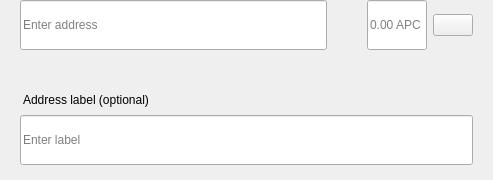
<?xml version="1.0" encoding="UTF-8"?>
<ui version="4.0">
 <class>SendMultiRow</class>
 <widget class="QWidget" name="SendMultiRow">
  <property name="geometry">
   <rect>
    <x>0</x>
    <y>0</y>
    <width>493</width>
    <height>180</height>
   </rect>
  </property>
  <property name="minimumSize">
   <size>
    <width>0</width>
    <height>0</height>
   </size>
  </property>
  <property name="maximumSize">
   <size>
    <width>16777215</width>
    <height>16777215</height>
   </size>
  </property>
  <property name="windowTitle">
   <string>Form</string>
  </property>
  <layout class="QVBoxLayout" name="verticalLayout_3">
   <property name="spacing">
    <number>0</number>
   </property>
   <property name="leftMargin">
    <number>0</number>
   </property>
   <property name="topMargin">
    <number>0</number>
   </property>
   <property name="rightMargin">
    <number>20</number>
   </property>
   <property name="bottomMargin">
    <number>5</number>
   </property>
   <item alignment="Qt::AlignTop">
    <widget class="QWidget" name="widget" native="true">
     <property name="sizePolicy">
      <sizepolicy hsizetype="Expanding" vsizetype="Maximum">
       <horstretch>0</horstretch>
       <verstretch>0</verstretch>
      </sizepolicy>
     </property>
     <property name="minimumSize">
      <size>
       <width>0</width>
       <height>60</height>
      </size>
     </property>
     <property name="maximumSize">
      <size>
       <width>16777215</width>
       <height>85</height>
      </size>
     </property>
     <layout class="QHBoxLayout" name="horizontalLayout" stretch="6,0,2">
      <property name="spacing">
       <number>0</number>
      </property>
      <property name="leftMargin">
       <number>8</number>
      </property>
      <property name="topMargin">
       <number>0</number>
      </property>
      <property name="rightMargin">
       <number>0</number>
      </property>
      <property name="bottomMargin">
       <number>0</number>
      </property>
      <item alignment="Qt::AlignTop">
       <widget class="QStackedWidget" name="stackedAddress">
        <property name="minimumSize">
         <size>
          <width>0</width>
          <height>50</height>
         </size>
        </property>
        <property name="maximumSize">
         <size>
          <width>16777215</width>
          <height>50</height>
         </size>
        </property>
        <widget class="QWidget" name="page_4">
         <property name="sizePolicy">
          <sizepolicy hsizetype="Expanding" vsizetype="Preferred">
           <horstretch>0</horstretch>
           <verstretch>0</verstretch>
          </sizepolicy>
         </property>
         <property name="minimumSize">
          <size>
           <width>0</width>
           <height>50</height>
          </size>
         </property>
         <property name="maximumSize">
          <size>
           <width>16777215</width>
           <height>55</height>
          </size>
         </property>
         <layout class="QVBoxLayout" name="verticalLayout_7">
          <property name="spacing">
           <number>0</number>
          </property>
          <property name="leftMargin">
           <number>12</number>
          </property>
          <property name="topMargin">
           <number>0</number>
          </property>
          <property name="rightMargin">
           <number>0</number>
          </property>
          <property name="bottomMargin">
           <number>0</number>
          </property>
          <item>
           <widget class="QLineEdit" name="lineEditAddress">
            <property name="minimumSize">
             <size>
              <width>0</width>
              <height>50</height>
             </size>
            </property>
            <property name="maximumSize">
             <size>
              <width>16777215</width>
              <height>50</height>
             </size>
            </property>
            <property name="placeholderText">
             <string>Enter address</string>
            </property>
           </widget>
          </item>
         </layout>
        </widget>
        <widget class="QWidget" name="page_3"/>
       </widget>
      </item>
      <item>
       <spacer name="horizontalSpacer_3">
        <property name="orientation">
         <enum>Qt::Horizontal</enum>
        </property>
        <property name="sizeType">
         <enum>QSizePolicy::Fixed</enum>
        </property>
        <property name="sizeHint" stdset="0">
         <size>
          <width>40</width>
          <height>20</height>
         </size>
        </property>
       </spacer>
      </item>
      <item>
       <layout class="QHBoxLayout" name="horizontalLayout_2">
        <property name="spacing">
         <number>6</number>
        </property>
        <item alignment="Qt::AlignTop">
         <widget class="QLineEdit" name="lineEditAmount">
          <property name="sizePolicy">
           <sizepolicy hsizetype="Expanding" vsizetype="Preferred">
            <horstretch>0</horstretch>
            <verstretch>0</verstretch>
           </sizepolicy>
          </property>
          <property name="minimumSize">
           <size>
            <width>0</width>
            <height>50</height>
           </size>
          </property>
          <property name="maximumSize">
           <size>
            <width>16777215</width>
            <height>50</height>
           </size>
          </property>
          <property name="maxLength">
           <number>17</number>
          </property>
          <property name="alignment">
           <set>Qt::AlignLeading|Qt::AlignLeft|Qt::AlignVCenter</set>
          </property>
          <property name="placeholderText">
           <string notr="true">0.00 APC</string>
          </property>
         </widget>
        </item>
        <item>
         <layout class="QVBoxLayout" name="verticalLayout">
          <property name="topMargin">
           <number>14</number>
          </property>
          <property name="bottomMargin">
           <number>0</number>
          </property>
          <item alignment="Qt::AlignTop">
           <widget class="QPushButton" name="btnMenu">
            <property name="minimumSize">
             <size>
              <width>0</width>
              <height>0</height>
             </size>
            </property>
            <property name="maximumSize">
             <size>
              <width>16777215</width>
              <height>16777215</height>
             </size>
            </property>
            <property name="focusPolicy">
             <enum>Qt::NoFocus</enum>
            </property>
            <property name="text">
             <string/>
            </property>
           </widget>
          </item>
         </layout>
        </item>
       </layout>
      </item>
     </layout>
    </widget>
   </item>
   <item>
    <widget class="QWidget" name="layoutLabel" native="true">
     <property name="minimumSize">
      <size>
       <width>0</width>
       <height>0</height>
      </size>
     </property>
     <property name="maximumSize">
      <size>
       <width>16777215</width>
       <height>16777215</height>
      </size>
     </property>
     <layout class="QVBoxLayout" name="verticalLayout_9">
      <property name="spacing">
       <number>6</number>
      </property>
      <property name="leftMargin">
       <number>20</number>
      </property>
      <property name="topMargin">
       <number>0</number>
      </property>
      <property name="rightMargin">
       <number>0</number>
      </property>
      <property name="bottomMargin">
       <number>10</number>
      </property>
      <item>
       <spacer name="verticalSpacer">
        <property name="orientation">
         <enum>Qt::Vertical</enum>
        </property>
        <property name="sizeType">
         <enum>QSizePolicy::Fixed</enum>
        </property>
        <property name="sizeHint" stdset="0">
         <size>
          <width>20</width>
          <height>20</height>
         </size>
        </property>
       </spacer>
      </item>
      <item>
       <widget class="QLabel" name="labelSubtitleDescription">
        <property name="styleSheet">
         <string notr="true">margin-bottom:2px;
margin-left:0.05px;
padding:0px;</string>
        </property>
        <property name="text">
         <string>Address label (optional)</string>
        </property>
       </widget>
      </item>
      <item>
       <widget class="QLineEdit" name="lineEditDescription">
        <property name="minimumSize">
         <size>
          <width>0</width>
          <height>50</height>
         </size>
        </property>
        <property name="maximumSize">
         <size>
          <width>16777215</width>
          <height>50</height>
         </size>
        </property>
        <property name="placeholderText">
         <string>Enter label</string>
        </property>
       </widget>
      </item>
     </layout>
    </widget>
   </item>
  </layout>
 </widget>
 <resources/>
 <connections/>
</ui>
